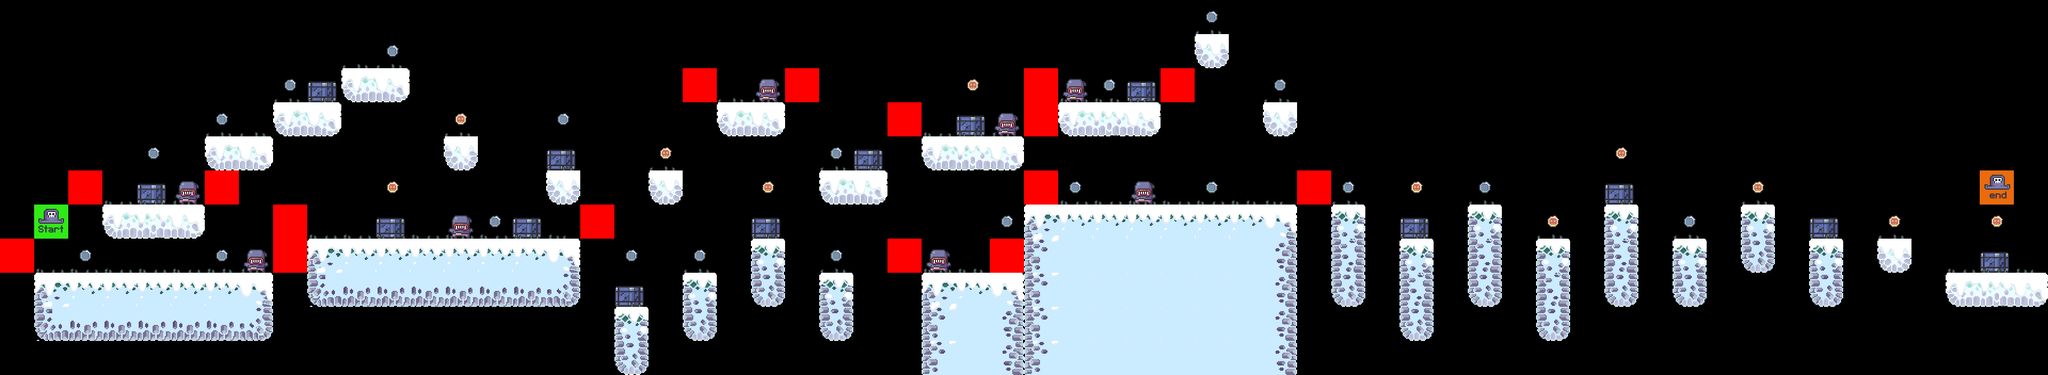

Below is a game level as drawn by its tile map, then a one-line description and the .tmx that defines it (tile-layer data replaced by summaries):
An orthogonal 60x11 tile map with 64x64 px tiles, 7 tile layers (terrain, coins, crates, grass, ...), 6 tilesets.

<map version="1.9" tiledversion="1.9.2" orientation="orthogonal" renderorder="right-down" width="60" height="11" tilewidth="64" tileheight="64" infinite="0" nextlayerid="8" nextobjectid="1">
 <editorsettings>
  <export target="../3/level_3.csv" format="csv" />
 </editorsettings>
 <tileset firstgid="1" source="../tilesets/terrain_tiles.tsx" />
 <tileset firstgid="17" source="../tilesets/coin_tiles.tsx" />
 <tileset firstgid="19" source="../tilesets/crates.tsx" />
 <tileset firstgid="20" source="../tilesets/enemy_tiles.tsx" />
 <tileset firstgid="22" source="../tilesets/player_tiles.tsx" />
 <tileset firstgid="24" source="../tilesets/grass_tiles.tsx" />
 <layer id="1" name="terrain" width="60" height="11">
  <data>[660 cells, 136 non-empty, 16 distinct tile ids]</data>
 </layer>
 <layer id="2" name="coins" width="60" height="11">
  <data>[660 cells, 33 non-empty, 2 distinct tile ids]</data>
 </layer>
 <layer id="3" name="crates" width="60" height="11">
  <data>[660 cells, 15 non-empty, 1 distinct tile ids]</data>
 </layer>
 <layer id="6" name="grass" width="60" height="11">
  <data>[660 cells, 66 non-empty, 4 distinct tile ids]</data>
 </layer>
 <layer id="4" name="enemies" width="60" height="11">
  <data>[660 cells, 8 non-empty, 1 distinct tile ids]</data>
 </layer>
 <layer id="7" name="constraints" width="60" height="11">
  <data>[660 cells, 16 non-empty, 1 distinct tile ids]</data>
 </layer>
 <layer id="5" name="player" width="60" height="11">
  <data>[660 cells, 2 non-empty, 2 distinct tile ids]</data>
 </layer>
</map>
